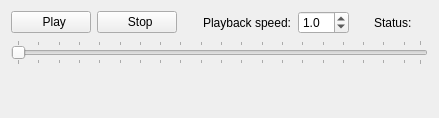
<?xml version="1.0" encoding="UTF-8"?>
<ui version="4.0">
 <class>Logging</class>
 <widget class="QWidget" name="Logging">
  <property name="geometry">
   <rect>
    <x>0</x>
    <y>0</y>
    <width>439</width>
    <height>118</height>
   </rect>
  </property>
  <property name="sizePolicy">
   <sizepolicy hsizetype="Preferred" vsizetype="Preferred">
    <horstretch>1</horstretch>
    <verstretch>1</verstretch>
   </sizepolicy>
  </property>
  <property name="minimumSize">
   <size>
    <width>100</width>
    <height>118</height>
   </size>
  </property>
  <property name="windowTitle">
   <string>Form</string>
  </property>
  <layout class="QVBoxLayout" name="verticalLayout_2" stretch="0,1">
   <item>
    <layout class="QVBoxLayout" name="verticalLayout" stretch="0,0,0">
     <item>
      <layout class="QHBoxLayout" name="horizontalLayout" stretch="0,0,2,0,0,2,0,0">
       <property name="sizeConstraint">
        <enum>QLayout::SetNoConstraint</enum>
       </property>
       <item>
        <widget class="QPushButton" name="playPauseButton">
         <property name="sizePolicy">
          <sizepolicy hsizetype="Maximum" vsizetype="Fixed">
           <horstretch>80</horstretch>
           <verstretch>0</verstretch>
          </sizepolicy>
         </property>
         <property name="minimumSize">
          <size>
           <width>30</width>
           <height>0</height>
          </size>
         </property>
         <property name="maximumSize">
          <size>
           <width>80</width>
           <height>16777215</height>
          </size>
         </property>
         <property name="text">
          <string>  Play</string>
         </property>
         <property name="icon">
          <iconset resource="res.qrc">
           <normaloff>:/logging/images/play.png</normaloff>:/logging/images/play.png</iconset>
         </property>
         <property name="iconSize">
          <size>
           <width>16</width>
           <height>16</height>
          </size>
         </property>
        </widget>
       </item>
       <item>
        <widget class="QPushButton" name="stopButton">
         <property name="sizePolicy">
          <sizepolicy hsizetype="Maximum" vsizetype="Fixed">
           <horstretch>80</horstretch>
           <verstretch>0</verstretch>
          </sizepolicy>
         </property>
         <property name="minimumSize">
          <size>
           <width>30</width>
           <height>0</height>
          </size>
         </property>
         <property name="maximumSize">
          <size>
           <width>80</width>
           <height>16777215</height>
          </size>
         </property>
         <property name="text">
          <string>  Stop</string>
         </property>
         <property name="icon">
          <iconset resource="res.qrc">
           <normaloff>:/logging/images/stop.png</normaloff>:/logging/images/stop.png</iconset>
         </property>
         <property name="iconSize">
          <size>
           <width>16</width>
           <height>16</height>
          </size>
         </property>
        </widget>
       </item>
       <item>
        <spacer name="horizontalSpacer_2">
         <property name="orientation">
          <enum>Qt::Horizontal</enum>
         </property>
         <property name="sizeHint" stdset="0">
          <size>
           <width>40</width>
           <height>20</height>
          </size>
         </property>
        </spacer>
       </item>
       <item>
        <widget class="QLabel" name="label_2">
         <property name="text">
          <string>Playback speed:</string>
         </property>
        </widget>
       </item>
       <item>
        <widget class="QDoubleSpinBox" name="playbackSpeed">
         <property name="sizePolicy">
          <sizepolicy hsizetype="Fixed" vsizetype="Fixed">
           <horstretch>0</horstretch>
           <verstretch>0</verstretch>
          </sizepolicy>
         </property>
         <property name="decimals">
          <number>1</number>
         </property>
         <property name="minimum">
          <double>0.100000000000000</double>
         </property>
         <property name="maximum">
          <double>10.000000000000000</double>
         </property>
         <property name="singleStep">
          <double>0.100000000000000</double>
         </property>
         <property name="value">
          <double>1.000000000000000</double>
         </property>
        </widget>
       </item>
       <item>
        <spacer name="horizontalSpacer_4">
         <property name="orientation">
          <enum>Qt::Horizontal</enum>
         </property>
         <property name="sizeHint" stdset="0">
          <size>
           <width>40</width>
           <height>20</height>
          </size>
         </property>
        </spacer>
       </item>
       <item>
        <widget class="QLabel" name="label">
         <property name="text">
          <string>Status: </string>
         </property>
        </widget>
       </item>
       <item>
        <widget class="QLabel" name="statusLabel">
         <property name="font">
          <font>
           <weight>75</weight>
           <bold>true</bold>
          </font>
         </property>
         <property name="text">
          <string notr="true">&lt;Status&gt;</string>
         </property>
        </widget>
       </item>
      </layout>
     </item>
     <item>
      <widget class="QSlider" name="playBackPosition">
       <property name="tracking">
        <bool>true</bool>
       </property>
       <property name="orientation">
        <enum>Qt::Horizontal</enum>
       </property>
       <property name="invertedAppearance">
        <bool>false</bool>
       </property>
       <property name="invertedControls">
        <bool>false</bool>
       </property>
       <property name="tickPosition">
        <enum>QSlider::TicksBothSides</enum>
       </property>
       <property name="tickInterval">
        <number>5</number>
       </property>
      </widget>
     </item>
     <item>
      <layout class="QHBoxLayout" name="horizontalLayout_8">
       <property name="topMargin">
        <number>0</number>
       </property>
       <property name="bottomMargin">
        <number>0</number>
       </property>
       <item>
        <widget class="QLabel" name="startTimeLabel">
         <property name="sizePolicy">
          <sizepolicy hsizetype="Preferred" vsizetype="Fixed">
           <horstretch>0</horstretch>
           <verstretch>0</verstretch>
          </sizepolicy>
         </property>
         <property name="minimumSize">
          <size>
           <width>40</width>
           <height>0</height>
          </size>
         </property>
         <property name="text">
          <string/>
         </property>
        </widget>
       </item>
       <item>
        <spacer name="horizontalSpacer_3">
         <property name="orientation">
          <enum>Qt::Horizontal</enum>
         </property>
         <property name="sizeHint" stdset="0">
          <size>
           <width>40</width>
           <height>20</height>
          </size>
         </property>
        </spacer>
       </item>
       <item>
        <widget class="QLabel" name="positionTimestampLabel">
         <property name="sizePolicy">
          <sizepolicy hsizetype="Preferred" vsizetype="Fixed">
           <horstretch>0</horstretch>
           <verstretch>0</verstretch>
          </sizepolicy>
         </property>
         <property name="minimumSize">
          <size>
           <width>40</width>
           <height>0</height>
          </size>
         </property>
         <property name="text">
          <string/>
         </property>
        </widget>
       </item>
       <item>
        <spacer name="horizontalSpacer_2">
         <property name="orientation">
          <enum>Qt::Horizontal</enum>
         </property>
         <property name="sizeHint" stdset="0">
          <size>
           <width>40</width>
           <height>20</height>
          </size>
         </property>
        </spacer>
       </item>
       <item>
        <widget class="QLabel" name="endTimeLabel">
         <property name="sizePolicy">
          <sizepolicy hsizetype="Preferred" vsizetype="Fixed">
           <horstretch>0</horstretch>
           <verstretch>0</verstretch>
          </sizepolicy>
         </property>
         <property name="minimumSize">
          <size>
           <width>40</width>
           <height>0</height>
          </size>
         </property>
         <property name="text">
          <string/>
         </property>
         <property name="alignment">
          <set>Qt::AlignRight|Qt::AlignTrailing|Qt::AlignVCenter</set>
         </property>
        </widget>
       </item>
      </layout>
     </item>
    </layout>
   </item>
   <item>
    <spacer name="verticalSpacer">
     <property name="orientation">
      <enum>Qt::Vertical</enum>
     </property>
     <property name="sizeHint" stdset="0">
      <size>
       <width>20</width>
       <height>5</height>
      </size>
     </property>
    </spacer>
   </item>
  </layout>
 </widget>
 <resources>
  <include location="res.qrc"/>
 </resources>
 <connections/>
</ui>
